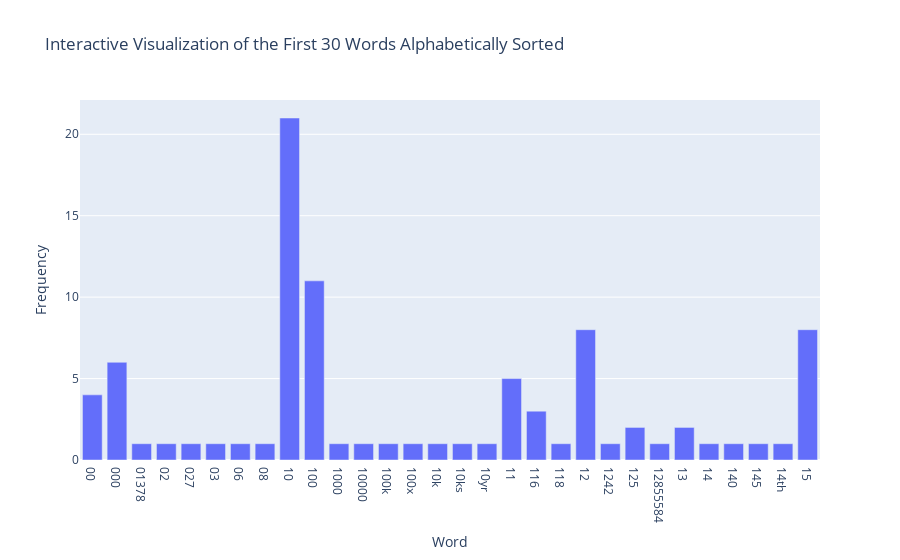

The code cell stored with this chart in its notebook:
### Code cell
# Exercise 13
# I'll get the first 30 terms alphabetically.
n = 30 # Select first 30 terms for visualization
terms_freq = list(zip(count_vect.get_feature_names_out(), term_frequencies)) # Zip terms and frequencies together so they're treated as a group
terms_freq.sort(key=lambda x: x[0]) # Sort alphabetically
top_n_terms_freq = terms_freq[:n] # Only keep the first n terms
terms, frequencies = zip(*top_n_terms_freq) # Unzip the terms and frequencies so they're no longer grouped

pltly.bar(
    x=terms, 
    y=frequencies, 
    labels={'x':'Word', 'y':'Frequency'},
    title='Interactive Visualization of the First ' + str(n) + ' Words Alphabetically Sorted'
)

### Figure 1 — Plotly figure (JSON) as saved in the notebook; plotly's stock layout.template omitted (floating-point values rounded to 4 significant figures)
{"data": [{"hovertemplate": "Word=%{x}<br>Frequency=%{y}<extra></extra>", "legendgroup": "", "marker": {"color": "#636efa", "pattern": {"shape": ""}}, "name": "", "orientation": "v", "showlegend": false, "textposition": "auto", "type": "bar", "x": ["00", "000", "01378", "02", "027", "03", "06", "08", "10", "100", "1000", "10000", "100k", "100x", "10k", "10ks", "10yr", "11", "116", "118", "12", "1242", "125", "12855584", "13", "14", "140", "145", "14th", "15"], "xaxis": "x", "y": [4, 6, 1, 1, 1, 1, 1, 1, 21, 11, 1, 1, 1, 1, 1, 1, 1, 5, 3, 1, 8, 1, 2, 1, 2, 1, 1, 1, 1, 8], "yaxis": "y"}], "layout": {"barmode": "relative", "legend": {"tracegroupgap": 0}, "title": {"text": "Interactive Visualization of the First 30 Words Alphabetically Sorted"}, "xaxis": {"anchor": "y", "domain": [0, 1], "title": {"text": "Word"}}, "yaxis": {"anchor": "x", "domain": [0, 1], "title": {"text": "Frequency"}}}}
